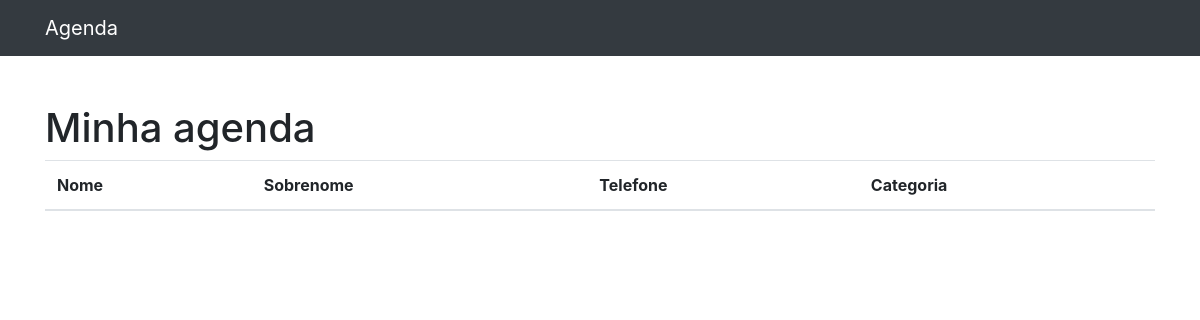
The app's page /, older data.
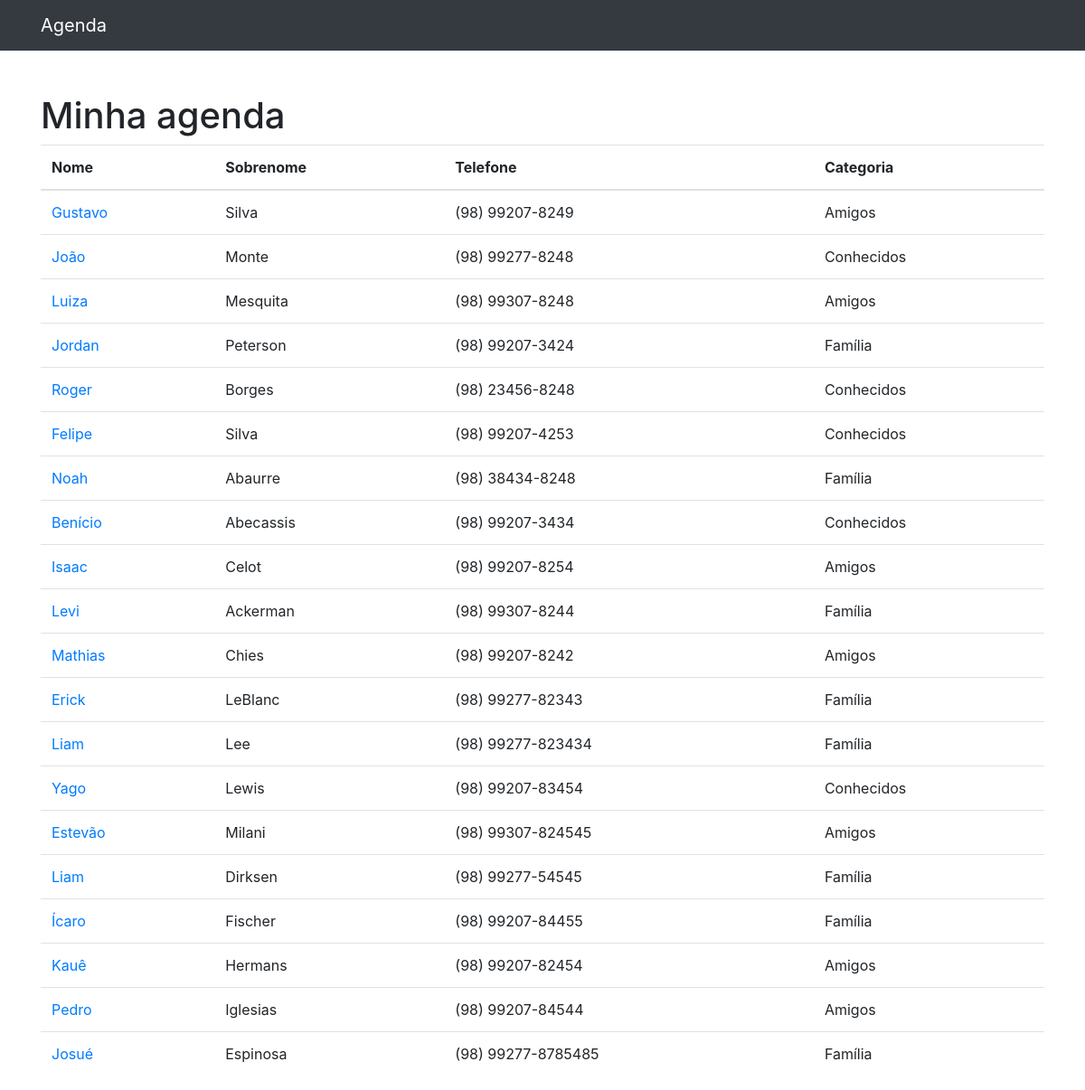
The same page, newer data.
### contatos/models.py (models this page shows, shortened)
class Contato(models.Model):
    nome = models.CharField(max_length=255) # adicionando campo nome
    sobrenome = models.CharField(max_length=255, blank=True) # adicionando campo sobrenome
    telefone = models.CharField(max_length=255) # adicionando campo telefone
    email = models.CharField(max_length=255, blank=True) # adicionando campo email
    data_criacao = models.DateTimeField(default=timezone.now) # adicionando campo data da criação
    descricao =models.TextField(blank=True) # adicionando campo descrição
    categoria = models.ForeignKey(Categoria, on_delete=models.DO_NOTHING) # # adicionando categoria a ser selecionada

class Categoria(models.Model):
    nome = models.CharField(max_length=255)
    def __str__(self) -> str: # representando objetos pelo nome(no site)
        return self.nome

### contatos/views.py (the view)
# urls.py: path('', views.index, name='index')
def index(request):
    contatos = Contato.objects.all()
    return render(request, 'contatos/index.html', {
        'contatos': contatos
    })

### contatos/templates/contatos/index.html
{% extends 'base.html' %}
{% block conteudo %}
<h1 class="mt-5">Minha agenda</h1>
<table class="table">
  <thead>
    <tr>
      <th>Nome</th>
      <th>Sobrenome</th>
      <th>Telefone</th>
      <th>Categoria</th>
    </tr>
  </thead>
  <tbody>
    {% for contato in contatos %}
      <tr>
        <td>
           <a href="#"> {{ contato.nome }} </a>
        </td>
        <td>{{ contato.sobrenome }}</td>
        <td>{{ contato.telefone }}</td>
        <td>{{ contato.categoria }}</td>
      </tr>
    {% endfor %}
  </tbody>
</table>
{% endblock conteudo %}

### templates/base.html (shortened to what this page needs)
{% load static %}
<!DOCTYPE html>
<html lang="pt">
<head>
{% include 'parciais/_head.html' %}
</head>
<body>
{% include 'parciais/_nav.html' %}
  <div class="container">
    <div class="row">
      <div class="col-lg-12">
        {% block conteudo %}{% endblock conteudo %}
      </div>
    </div>
  </div>
</body>
</html>

### templates/parciais/_head.html (shortened to what this page needs)
{% load static %}
  <link href="{% static 'vendor/bootstrap/css/bootstrap.min.css' %}" rel="stylesheet">

### templates/parciais/_nav.html (shortened to what this page needs)
  <nav class="navbar navbar-expand-lg navbar-dark bg-dark static-top">
    <div class="container">
      <a class="navbar-brand" href="index">Agenda</a>
    </div>
  </nav>

Row changes from the older to the newer data that the page shows:
added Contato: nome "Gustavo", sobrenome "Silva", telefone "(98) 99207-8249", categoria "Amigos"
added Contato: nome "João", sobrenome "Monte", telefone "(98) 99277-8248", categoria "Conhecidos"
added Contato: nome "Luiza", sobrenome "Mesquita", telefone "(98) 99307-8248", categoria "Amigos"
added Contato: nome "Jordan", sobrenome "Peterson", telefone "(98) 99207-3424", categoria "Família"
added Contato: nome "Roger", sobrenome "Borges", telefone "(98) 23456-8248", categoria "Conhecidos"
added Contato: nome "Felipe", sobrenome "Silva", telefone "(98) 99207-4253", categoria "Conhecidos"
added Contato: nome "Noah", sobrenome "Abaurre", telefone "(98) 38434-8248", categoria "Família"
added Contato: nome "Benício", sobrenome "Abecassis", telefone "(98) 99207-3434", categoria "Conhecidos"
added Contato: nome "Isaac", sobrenome "Celot", telefone "(98) 99207-8254", categoria "Amigos"
added Contato: nome "Levi", sobrenome "Ackerman", telefone "(98) 99307-8244", categoria "Família"
added Contato: nome "Mathias", sobrenome "Chies", telefone "(98) 99207-8242", categoria "Amigos"
added Contato: nome "Erick", sobrenome "LeBlanc", telefone "(98) 99277-82343", categoria "Família"
added Contato: nome "Liam", sobrenome "Lee", telefone "(98) 99277-823434", categoria "Família"
added Contato: nome "Yago", sobrenome "Lewis", telefone "(98) 99207-83454", categoria "Conhecidos"
added Contato: nome "Estevão", sobrenome "Milani", telefone "(98) 99307-824545", categoria "Amigos"
added Contato: nome "Liam", sobrenome "Dirksen", telefone "(98) 99277-54545", categoria "Família"
added Contato: nome "Ícaro", sobrenome "Fischer", telefone "(98) 99207-84455", categoria "Família"
added Contato: nome "Kauê", sobrenome "Hermans", telefone "(98) 99207-82454", categoria "Amigos"
added Contato: nome "Pedro", sobrenome "Iglesias", telefone "(98) 99207-84544", categoria "Amigos"
added Contato: nome "Josué", sobrenome "Espinosa", telefone "(98) 99277-8785485", categoria "Família"
